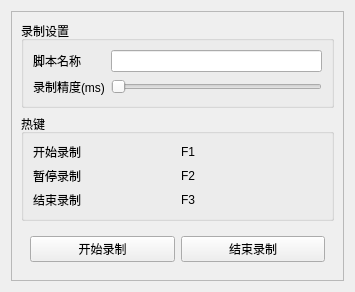
<?xml version="1.0" encoding="UTF-8"?>
<ui version="4.0">
 <class>recordScriptWidget</class>
 <widget class="QWidget" name="recordScriptWidget">
  <property name="geometry">
   <rect>
    <x>0</x>
    <y>0</y>
    <width>355</width>
    <height>251</height>
   </rect>
  </property>
  <property name="windowTitle">
   <string>Form</string>
  </property>
  <layout class="QVBoxLayout" name="verticalLayout_2">
   <item>
    <widget class="QFrame" name="recordFrame">
     <property name="frameShape">
      <enum>QFrame::StyledPanel</enum>
     </property>
     <property name="frameShadow">
      <enum>QFrame::Raised</enum>
     </property>
     <layout class="QVBoxLayout" name="verticalLayout">
      <item>
       <widget class="QGroupBox" name="groupBox_1">
        <property name="sizePolicy">
         <sizepolicy hsizetype="Preferred" vsizetype="Preferred">
          <horstretch>0</horstretch>
          <verstretch>0</verstretch>
         </sizepolicy>
        </property>
        <property name="minimumSize">
         <size>
          <width>0</width>
          <height>0</height>
         </size>
        </property>
        <property name="maximumSize">
         <size>
          <width>16777215</width>
          <height>16777215</height>
         </size>
        </property>
        <property name="title">
         <string>录制设置</string>
        </property>
        <layout class="QGridLayout" name="gridLayout_2">
         <item row="0" column="1">
          <widget class="QLineEdit" name="nameLineEdit"/>
         </item>
         <item row="0" column="0">
          <widget class="QLabel" name="nameLabel">
           <property name="text">
            <string>脚本名称</string>
           </property>
          </widget>
         </item>
         <item row="1" column="1">
          <widget class="QSlider" name="percentSlider">
           <property name="orientation">
            <enum>Qt::Horizontal</enum>
           </property>
          </widget>
         </item>
         <item row="1" column="0">
          <widget class="QLabel" name="percentLabel">
           <property name="text">
            <string>录制精度(ms)</string>
           </property>
          </widget>
         </item>
        </layout>
       </widget>
      </item>
      <item>
       <widget class="QGroupBox" name="groupBox_2">
        <property name="title">
         <string>热键</string>
        </property>
        <layout class="QGridLayout" name="gridLayout">
         <item row="0" column="0">
          <widget class="QLabel" name="startRecordLabel">
           <property name="text">
            <string>开始录制</string>
           </property>
          </widget>
         </item>
         <item row="0" column="1">
          <widget class="QLabel" name="f1Label">
           <property name="text">
            <string>F1</string>
           </property>
          </widget>
         </item>
         <item row="1" column="0">
          <widget class="QLabel" name="waitRecordLabel">
           <property name="text">
            <string>暂停录制</string>
           </property>
          </widget>
         </item>
         <item row="1" column="1">
          <widget class="QLabel" name="f2Label">
           <property name="text">
            <string>F2</string>
           </property>
          </widget>
         </item>
         <item row="2" column="0">
          <widget class="QLabel" name="stopRecordLabel">
           <property name="text">
            <string>结束录制</string>
           </property>
          </widget>
         </item>
         <item row="2" column="1">
          <widget class="QLabel" name="f3Label">
           <property name="text">
            <string>F3</string>
           </property>
          </widget>
         </item>
        </layout>
       </widget>
      </item>
      <item>
       <widget class="QFrame" name="buttonFrame">
        <layout class="QHBoxLayout" name="horizontalLayout_2">
         <item>
          <widget class="QPushButton" name="startRecordButton">
           <property name="text">
            <string>开始录制</string>
           </property>
          </widget>
         </item>
         <item>
          <widget class="QPushButton" name="stopRecordButton">
           <property name="text">
            <string>结束录制</string>
           </property>
          </widget>
         </item>
        </layout>
       </widget>
      </item>
     </layout>
    </widget>
   </item>
  </layout>
 </widget>
 <resources/>
 <connections/>
</ui>
